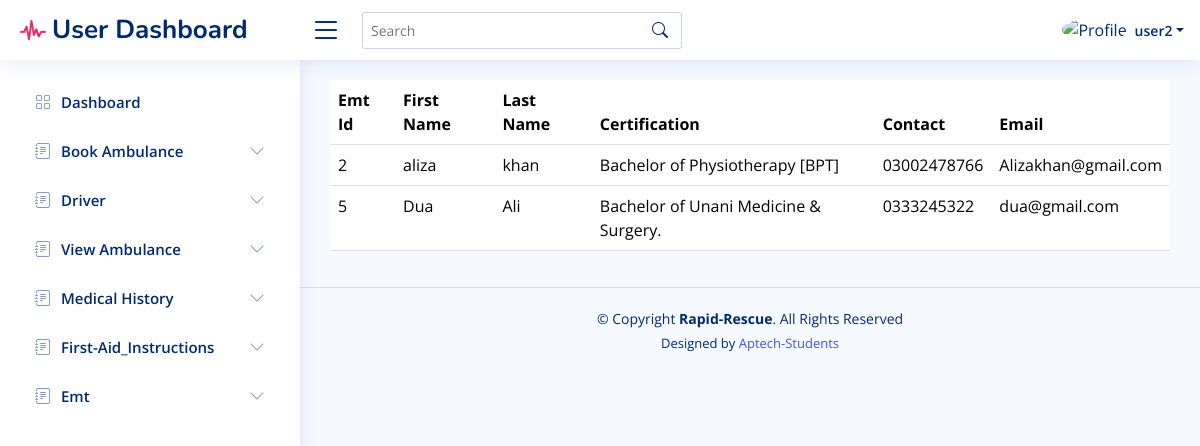
Page /rapid_rescue/user/view_emt.php (signed in) on the committed database.
### tables this page shows
CREATE TABLE `emt` (
  `emt_id` int(11) NOT NULL,
  `first_name` varchar(50) NOT NULL,
  `last_name` varchar(50) NOT NULL,
  `certification` varchar(100) NOT NULL,
  `phonenumber` varchar(15) NOT NULL,
  `email` varchar(100) NOT NULL
);

### rapid_rescue/user/view_emt.php (the view)
<?php include "header.php"; ?>
<?php
include "config.php";
$sql = "SELECT * FROM emt";
$res = mysqli_query($conn, $sql);
?>
<table class="table">
  <thead>
    <tr>
      <th scope="col">Emt Id</th>
      <th scope="col">First Name</th>
      <th scope="col">Last Name</th>
      <th scope="col">Certification</th>
      <th scope="col">Contact</th>
      <th scope="col">Email</th>
    </tr>
  </thead>
  <tbody>
    <?php
    while ($data = mysqli_fetch_array($res)) {
    ?>
      <tr>
        <td><?php echo $data['emt_id'] ?></td>
        <td><?php echo $data['first_name'] ?></td>
        <td><?php echo $data['last_name'] ?></td>
        <td><?php echo $data['certification'] ?></td>
        <td><?php echo $data['phonenumber'] ?></td>
        <td><?php echo $data['email'] ?></td>
      </tr>
    <?php
    }
    ?>
  </tbody>
</table>
<?php include "footer.php"; ?>

### rapid_rescue/user/assets/css/style.css (style rules this page uses)
:root { scroll-behavior: smooth; }
body { font-family: "Open Sans", sans-serif; background: #f6f9ff; color: #444444; }

### rows in the picture
emt: emt_id "2", first_name "aliza", last_name "khan", certification "Bachelor of Physiotherapy [BPT]", phonenumber "03002478766", email "Alizakhan@gmail.com"
emt: emt_id "5", first_name "Dua", last_name "Ali", certification "Bachelor of Unani Medicine & Surgery.", phonenumber "0333245322", email "dua@gmail.com"

### other values in the picture
$_SESSION['username'] "user2"
